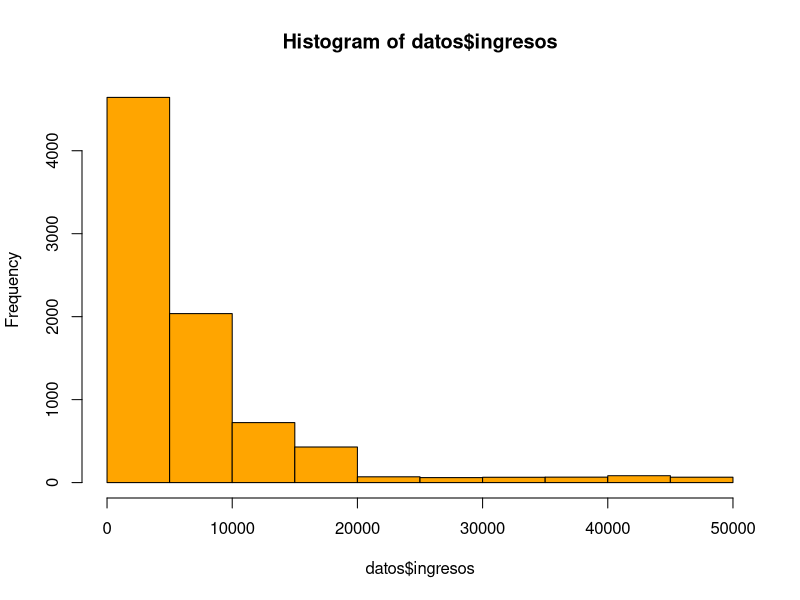
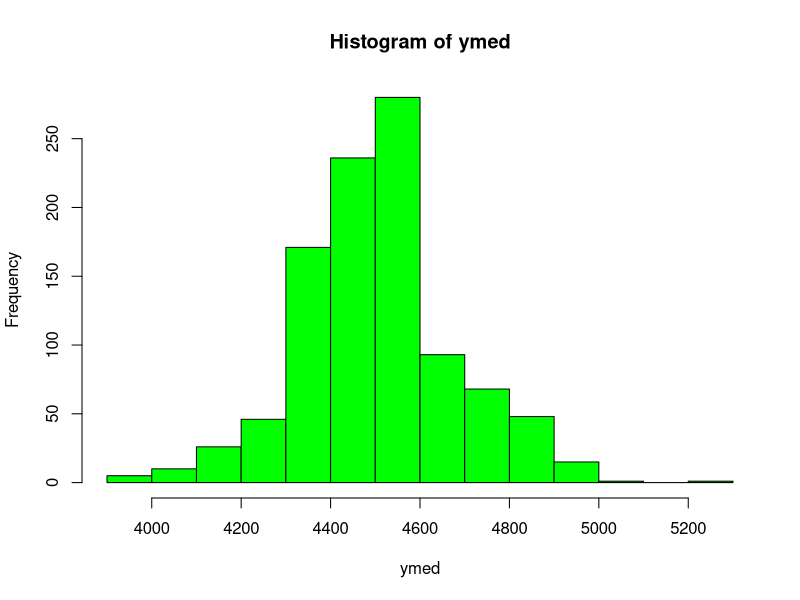

Write R code to recreate these figures, in order.
#**************************************************************************************#
#**************************************************************************************#
#
#                       Taller de Análisis de Encuestas con R                        
#                        Sociedad Ecuatoriana de Estadística
#
#     Fecha de elaboración:   05/10/2020
#     Última actualización:   18/05/2023
#     Actualizado por:        Andrés Peña M.               
#     Contacto:               Andrés Peña M. (agpena@colmex.mx)
#     Organización:           R Users Group - Ecuador
#                             
#
#**************************************************************************************#
#**************************************************************************************#

# Muestreo Aleatorio Simple

# Ejemplo de educacion:
# Este programa selecciona una muestra pequeña (m.a.s.) estima la 
# varianza para calcular tamaño de muestra selecciona por m.a.s. 
# una muestra y estima (puntual y por intervalos) el promedio de 
# calificaciones, el total de ingresos y la proporcion de alumnos 
# que trabajan.

setwd("") #carpeta de trabajo

datos <- read.csv("bases/educacion.txt") #lectura de datos
names(datos)


"Forma de seleccionar una muestra por MAS"
N <- length(datos$folio)
np <- 50
ind1 <- sample(1:N,np)  # selecciona una m.a.s. de tamaño np
                        # de los números entre 1 y N
sort(ind1)  # solo para ver cuales son los registros en muestra
muestrap <- datos[ind1,]  # selecciono los números de registros
                          # que están en ind1 de datos


#--------------------------------------------------------------
"Tamaños de muestra"

"Para calificaciones"
s2.calif <- var(muestrap$calif)

# tamaño de muestra para estimar el promedio
# de calificaciones con una precision de +-2
n1 <- s2.calif*1.96^2/2^2
nn1 <- n1/(1+n1/N)
# proporcion que representa la muestra
# de la poblacion
nn1/N

"Para ingresos"
s2.ing <- var(muestrap$ingresos)
# tamaño de muestra para estimar el total
# de ingresos con una precision de +-5,000,000
n2 <- s2.ing*1.96^2*N^2/5000000^2
nn2 <- n2/(1+n2/N)
# proporcion que representa la muestra
# de la poblacion
nn2/N

"Para proporción de estudiantes que trabajan"
# tamaño de muestra para estimar la proporcion
# de estudiantes que trabajan con una
# precision de +-0.03
ppiloto <- mean(muestrap$trabaja)
n3 <- 1.96^2 *ppiloto*(1-ppiloto)/0.03^2
nn3 <- n3/(1+n3/N)
# proporcion que representa la muestra
# de la poblacion
nn3/N


#--------------------------------------------------------------
"Tamaños de muestra con diferentes precisiones para la proporción"

# tambien puedo calcular una tabla
# de tamaños de muestra con diferentes
# precisiones y una confianza fija
# o precision fija y diferentes confianzas
# para ayudar a seleccionar el tamaño de muestra
# por ejemplo para estimar una P
# confianza del 95%
# diferentes precisiones
delta <- seq(.01,.2,.01) # precisiones
n.prop <- 1.96^2 *ppiloto*(1-ppiloto)/delta^2
nn.prop <- n.prop/(1+n.prop/N)  # ajustado por N
tabla <- cbind(delta,ceiling(n.prop),ceiling(nn.prop))
tabla

# O dado el tamaño de muestra y la confianza
# cual es la precision que se alcanza
tam.muestra <- seq(600,2000,50)
tam.prec <- sqrt(1.96^2*ppiloto*(1-ppiloto)/tam.muestra)
tam.tabla <- cbind(tam.muestra,tam.prec)
tam.tabla


"Tamaño de muestra final"
nn1; nn2; nn3
# tomemos un tamaño de muestra n=max(nn1, nn2, nn3)
# seleccionamos una m.a.s.
n <- ceiling(max(c(nn1, nn2, nn3)))
ind <- sample(1:N,n)
muestra <- datos[ind,]
table(muestra$cve_ent)  #muestra en todos los estados?


"Estimación"
# estimamos el promedio de calificaciones
calif.prom <- mean(muestra$calif)
s2 <- var(muestra$calif)
var.calif.prom <- (1-n/N)*s2/n
ee.calif.prom <- sqrt(var.calif.prom)
prec <- 1.96*ee.calif.prom
li_calif.prom <- calif.prom-prec
ls_calif.prom <- calif.prom+prec
calif.prom;li_calif.prom;ls_calif.prom
prec
#el valor real
mean(datos$calif)

# estimamos el total de ingresos
ing.prom <- mean(muestra$ingresos)
ing.tot <- N*ing.prom
var.ing.tot <- N^2*(1-n/N)*s2.ing/n
ee.ing.tot <- sqrt(var.ing.tot)
prec <- 1.96*ee.ing.tot
li_ing.tot <- ing.tot- prec
ls_ing.tot <- ing.tot+ prec
ing.tot;li_ing.tot;ls_ing.tot
prec
# el valor real
sum(datos$ingresos)

# estimamos la proporcion de alumnos que trabajan
p.est <- mean(muestra$trabaja)
var.p.est <- (1-n/N)*p.est*(1-p.est)/(n-1)
ee.pest <- sqrt(var.p.est)
prec <- 1.96*ee.pest 
li_p.est <- p.est - prec
ls_p.est <- p.est + prec
p.est;li_p.est;ls_p.est
prec
# el valor real
mean(datos$trabaja)



################################################################
# calculo el intervalo de la mediana de ingresos
# por Bootstrap
hist(datos$ingresos, col="orange")
median(datos$ingresos)
mean(datos$ingresos)
M <- 1000 # numero de muestras bootstrap
ymed <- numeric(M)
for (i in 1:M)
{
  sid <- sample(1:n,n,replace=T)
  s <- muestra[sid,]
  ymed[i] <- median(s$ingresos)
}

# histograma de las 1000 medianas
hist(ymed, col = "green")
#Intervalo del 95% de confianza
quantile(ymed,probs=c(0.025,0.975))
# valor real
median(datos$ingresos)
